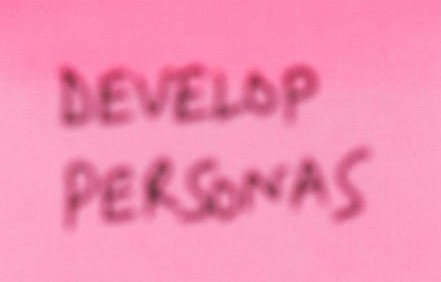
%> input picture 0303/handwrite02.jpg, 441 x 282 px
$ octave S11159020_02.m   (GNU Octave 9; MATLAB toolbox functions it lacks are replaced by stand-ins)
%> lines starting %> are read from the running program, lines starting %| are printed output that depends on the picture; in (x1, y1, x2, y2) boxes, pixels count from 0 and x2, y2 are one past the last pixel; in counts of white or black regions, pixels touching at a corner belong together; the program's own positions count from 1
% 2025/03/03 DIP Homework

clear all; % clean all memory
close all; % close all opened figures

RGB=imread("handwrite02.jpg");
%> RGB is the input picture: size 282x441x3 uint8; mean R, G, B 244, 142.4, 180.5
figure;
subplot(1,2,1);
imshow(RGB);
title('Original');

% mapping RGB color to grayscale
Gray = rgb2gray(RGB);
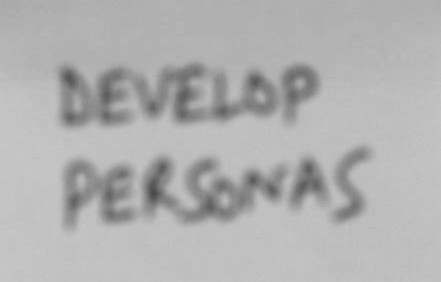
%> Gray: size 282x441 uint8; min 74, max 199, mean 177.1
rgb_adjusted = imadjust(Gray, stretchlim(Gray, [0.02, 0.9]), []);
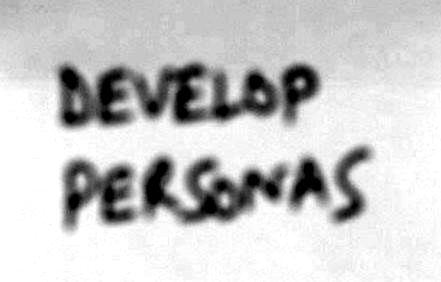
%> rgb_adjusted: size 282x441 uint8; min 0, max 255, mean 201.6
black_img = im2bw(rgb_adjusted, 0.45);
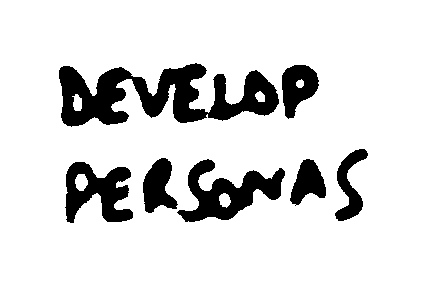
%> black_img: size 282x441 logical; 86.3% white; 7 black regions, largest, box (x1, y1, x2, y2) and area: (59, 63, 279, 127) 7193, (177, 159, 285, 222) 2967, (65, 162, 133, 223) 2410

subplot(1,2,2);
imshow(black_img);
title("Adjusted");

% write images into another new file
imwrite(black_img, 'S11159020_02.jpg');

$ run again, with 0303/handwrite01.jpg copied over 0303/handwrite02.jpg
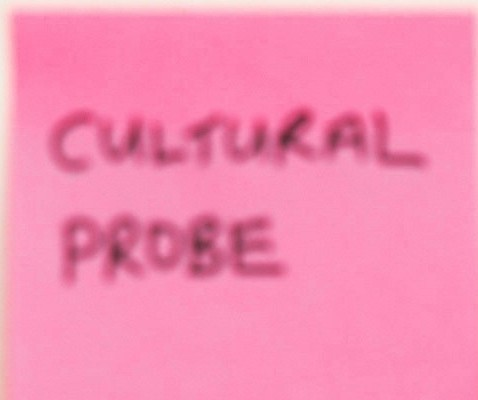
%> input picture 0303/handwrite01.jpg, 478 x 400 px
%> RGB is the input picture: size 400x478x3 uint8; mean R, G, B 246.2, 140.2, 179
%> `rgb_adjusted = imadjust(Gray, stretchlim(Gray, [0.02, 0.9]), []);`:
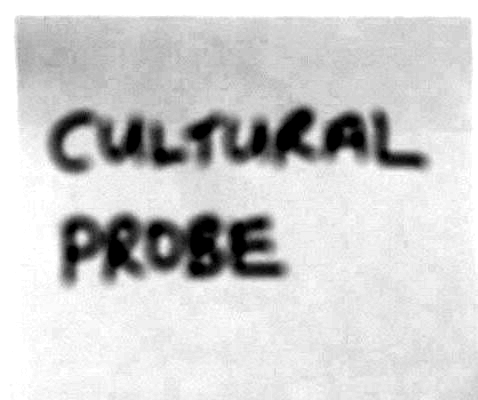
%> rgb_adjusted: size 400x478 uint8; min 0, max 255, mean 207
%> `black_img = im2bw(rgb_adjusted, 0.45);`:
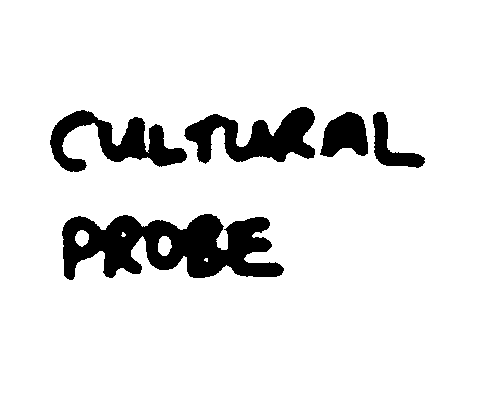
%> black_img: size 400x478 logical; 89.9% white; 5 black regions, box (x1, y1, x2, y2) and area: (62, 214, 284, 280) 9078, (184, 107, 315, 164) 3955, (50, 110, 187, 172) 3598, (320, 112, 368, 157) 1540, (373, 112, 425, 168) 1134

$ run again, with 0303/handwrite03.jpg copied over 0303/handwrite02.jpg
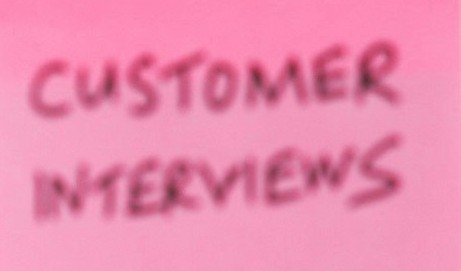
%> input picture 0303/handwrite03.jpg, 461 x 271 px
%> RGB is the input picture: size 271x461x3 uint8; mean R, G, B 236.5, 138.8, 175.5
%> `rgb_adjusted = imadjust(Gray, stretchlim(Gray, [0.02, 0.9]), []);`:
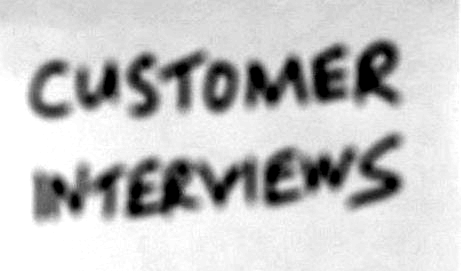
%> rgb_adjusted: size 271x461 uint8; min 0, max 255, mean 198
%> `black_img = im2bw(rgb_adjusted, 0.45);`:
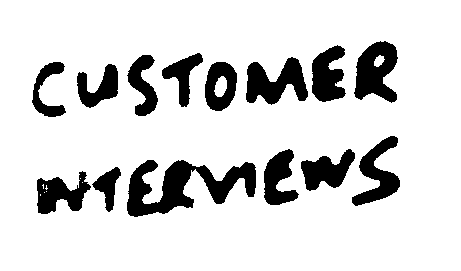
%> black_img: size 271x461 logical; 85% white; 14 black regions, largest, box (x1, y1, x2, y2) and area: (127, 160, 256, 217) 3527, (354, 41, 398, 103) 1771, (246, 57, 308, 105) 1729
